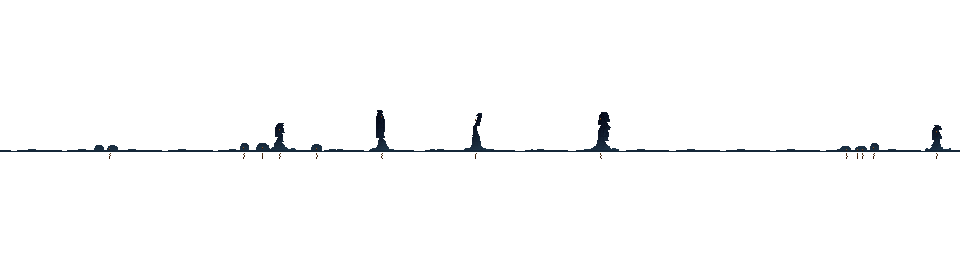
#> input picture 云/art/river_city/market/far.png, 960 x 270 px, found by its file name; its folder holds only this picture in this run
$ python dotted_line_check.py ../art/river_city/market/far.png
#> lines starting #> are read from the running program, lines starting #| are printed output that depends on the picture; after the words box and inside, x2 and y2 are one past the last pixel; in counts of white or black regions, pixels touching at a corner belong together
"""找美术图里的虚线 / 点线（10-31 作者：「不要有虚线或者这种点线」，xiao-oscar 常见坑第一条）。

虚线 = 横着或竖着、一像素粗的一排短段，段长 1–4 像素、间隔 1–4 像素，按同一个周期（≤ 8 像素，一个周期里可以有一两段）严格重复，至少 4 段。
一像素粗：这一格和上下两格（竖线就是左右两格）都不一样、而且比它们明显亮或暗。

    python tools/dotted_line_check.py                                    # 默认：河流篇各房间真正用到的图
    python tools/dotted_line_check.py art/river_city art/river_home      # 或者给目录 / 文件
    python tools/dotted_line_check.py --min 4 --json out.json 某个.png

只列位置，不改图；找到的要 4 倍放大人工看一眼（规律的砖缝、窗格这类不一定是问题）。
上下也满是记号的（抖动、网点、扫描线）记成「纹理」，默认不列，--all 才列。
"""
import argparse
import json
import re
import sys
from pathlib import Path

import numpy as np
from PIL import Image

ROOT = Path(__file__).resolve().parent.parent
ROOMS = ["art/river_city/river_bank", "art/river_home", "art/river_city/market", "art/river_city/stairwell", "art/river_city/oldstreet",
         "art/river_city/warehouse", "art/river_city/southbridge"]


def room_files():
    """每个房间文件夹里的图 + room.json 里 res:// 引用的图（河岸用 art/river/ 的天和远岸、仓库用 art/underwater/）。
    art/river_city/common/ 这类没有房间在用的不扫。"""
    out = set()
    for r in ROOMS:
        d = ROOT / r
        out |= set(d.glob("*.png"))
        rj = d / "room.json"
        if rj.exists():
            for m in re.findall(r'"res://([^"]+\.png)"', rj.read_text(encoding="utf-8")):
                out.add(ROOT / m)
    return sorted(out)
SKIP = ("moonpath",)            # 月光倒影的遮罩：RGB 存的是参数，不是画面（river_moonpath.gdshader）


def lum(a):
    return a[..., 0] * 0.299 + a[..., 1] * 0.587 + a[..., 2] * 0.114


def thin_marks(a, thr):
    """一像素粗的横向记号：和上下两格比都明显亮（或都明显暗），三格都不透明。"""
    L = lum(a.astype(np.float32))
    op = a[..., 3] > 0
    m = np.zeros(L.shape, bool)
    up, mid, dn = L[:-2], L[1:-1], L[2:]
    ok = op[:-2] & op[1:-1] & op[2:]
    bright = (mid - up > thr) & (mid - dn > thr)
    dark = (up - mid > thr) & (dn - mid > thr)
    m[1:-1] = ok & (bright | dark)
    return m


def runs(row):
    """一行里 True 的段：[(起点, 长度)]"""
    d = np.diff(np.concatenate([[0], row.astype(np.int8), [0]]))
    s = np.nonzero(d == 1)[0]
    e = np.nonzero(d == -1)[0]
    return list(zip(s.tolist(), (e - s).tolist()))


def find_rows(m, min_rep, max_seg=4, max_gap=4, max_period=8):
    """一行里按固定周期重复的一串短段（段长 ≤ max_seg、间隔 ≤ max_gap）。
    周期里可以不止一段（比如「点、空一格、点、空两格」这样 5 像素一循环），只要整串按同一个周期严格重复、至少 min_rep 个周期。"""
    hits = []
    n = m.shape[1]
    for y in range(m.shape[0]):
        row = m[y]
        if row.sum() < min_rep:
            continue
        used = np.zeros(n, bool)
        for p in range(2, max_period + 1):
            eq = row[:-p] == row[p:]
            for s0, ln in runs(eq):
                if ln < p * (min_rep - 1):                 # 至少 min_rep 个完整周期
                    continue
                e0 = s0 + ln + p                           # [s0, e0) 按周期 p 重复
                rs = runs(row[s0:e0])
                if len(rs) < min_rep:
                    continue
                gaps = [rs[i + 1][0] - (rs[i][0] + rs[i][1]) for i in range(len(rs) - 1)]
                if max(r[1] for r in rs) > max_seg or max(gaps) > max_gap:
                    continue
                x0, x1 = s0 + rs[0][0], s0 + rs[-1][0] + rs[-1][1] - 1
                if used[x0:x1 + 1].any():
                    continue
                used[x0:x1 + 1] = True
                hits.append({"line": y, "from": int(x0), "to": int(x1), "seg": int(rs[0][1]), "gap": int(gaps[0]),
                             "period": p, "n": len(rs)})
    return hits


def scan(path: Path, min_rep=4, thr=6.0):
#> called with min_rep = 4, thr = 6
    a = np.asarray(Image.open(path).convert("RGBA"))
#> a is the input picture: shape (270, 960, 4); mean R, G, B, A 0.3, 0.6, 0.8, 3.9
    out = []
    for d, arr in (("横", a), ("竖", a.transpose(1, 0, 2))):
        m = thin_marks(arr, thr)
        for h in find_rows(m, min_rep):
            h["dir"] = d
            # 上下两行（竖线就是左右两列）在这一段里也满是记号 → 抖动 / 网点这类成片的纹理，不是一条线
            y, x0, x1 = h["line"], h["from"], h["to"] + 1
            # （上下一行是同一个图案的不算：那是两像素粗的虚线）
            nb = [m[yy, x0:x1].mean() for yy in (y - 1, y + 1)
                  if 0 <= yy < m.shape[0] and (m[yy, x0:x1] != m[y, x0:x1]).mean() > 0.2]
            h["kind"] = "纹理" if max(nb, default=0) >= 0.35 else "线"
            out.append(h)
#> this loop made 2 passes
#> pass 1, in thin_marks, `L = lum(a.astype(np.float32))`:
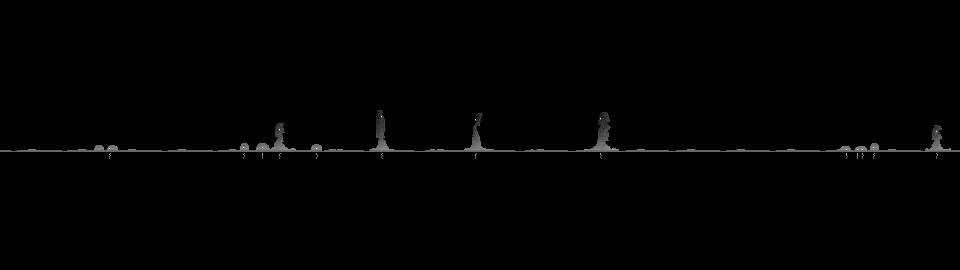
#> L: shape (270, 960) float32; min 0, max 90.33, mean 0.5; drawn with min black and max white
#> pass 1, in thin_marks, `op = a[..., 3] > 0`:
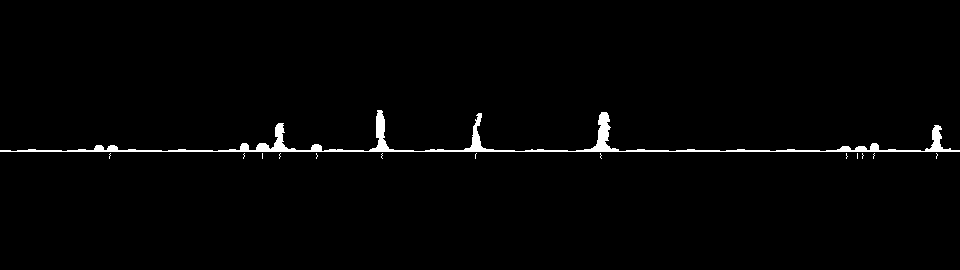
#> op: shape (270, 960) bool; 1.5% white; 14 white regions (13 under 20 px), largest, box (x1, y1, x2, y2) and area: (0, 110, 960, 152) 3899
#> after the loop, out = []
    return out


def merge(hits):
    """同一方向、相邻几行 / 几列的同一条记成一条（粗一点的虚线、上下两行的那种）。"""
    hits = sorted(hits, key=lambda h: (h["dir"], h["from"] // 8, h["line"]))
#> hits = []
    out = []
    for h in hits:
        p = out[-1] if out else None
        if p and p["dir"] == h["dir"] and abs(p["from"] - h["from"]) <= 4 and 0 <= h["line"] - p["line_to"] <= 2:
            p["line_to"] = h["line"]
            p["to"] = max(p["to"], h["to"])
            p["n"] = max(p["n"], h["n"])
            if h["kind"] == "纹理" or p["line_to"] - p["line"] >= 3:
                p["kind"] = "纹理"
            continue
        h = dict(h)
        h["line_to"] = h["line"]
        out.append(h)
#> this loop made 0 passes
#> after the loop, out = []
    return out


def main():
    ap = argparse.ArgumentParser()
    ap.add_argument("paths", nargs="*")
    ap.add_argument("--min", type=int, default=4, help="至少连着重复几次")
    ap.add_argument("--thr", type=float, default=6.0, help="比上下亮 / 暗多少（0–255 亮度）才算一像素粗的线")
    ap.add_argument("--json", default=None)
    ap.add_argument("--all", action="store_true", help="成片的抖动纹理也列出来")
    a = ap.parse_args()
    files = [] if a.paths else room_files()
    for p in a.paths:
        p = Path(p) if Path(p).is_absolute() else ROOT / p
        files += sorted(p.rglob("*.png")) if p.is_dir() else [p]
    report = {}
    for f in files:
        if any(s in f.name for s in SKIP):
            continue
        hs = merge(scan(f, a.min, a.thr))
#> hs = []
        if hs:
            rel = str(f.relative_to(ROOT)) if f.is_relative_to(ROOT) else str(f)
            report[rel] = hs
            for h in hs:
                where = (f"y={h['line']}" + (f"–{h['line_to']}" if h["line_to"] != h["line"] else "")
                         + f" x={h['from']}–{h['to']}") if h["dir"] == "横" else (
                    f"x={h['line']}" + (f"–{h['line_to']}" if h["line_to"] != h["line"] else "")
                    + f" y={h['from']}–{h['to']}")
                if h["kind"] == "线" or a.all:
                    print(f"{rel}\t{h['kind']}\t{h['dir']}\t{where}\t周期{h['period']} 段{h['seg']} 隔{h['gap']} ×{h['n']}")
    hs = [h for v in report.values() for h in v]
    print(f"DOTTED_CHECK 线 {sum(h['kind'] == '线' for h in hs)} 处 / 纹理 {sum(h['kind'] == '纹理' for h in hs)} 处"
          f"（--all 也列出来）/ {len(report)} 张图有 / 扫了 {len(files)} 张")
    if a.json:
        Path(a.json).write_text(json.dumps(report, ensure_ascii=False, indent=1), encoding="utf-8")
    return 0


if __name__ == "__main__":
    sys.exit(main())
#> (the program exits here)

$ run again, on 云/art/river_city/market/rail.png
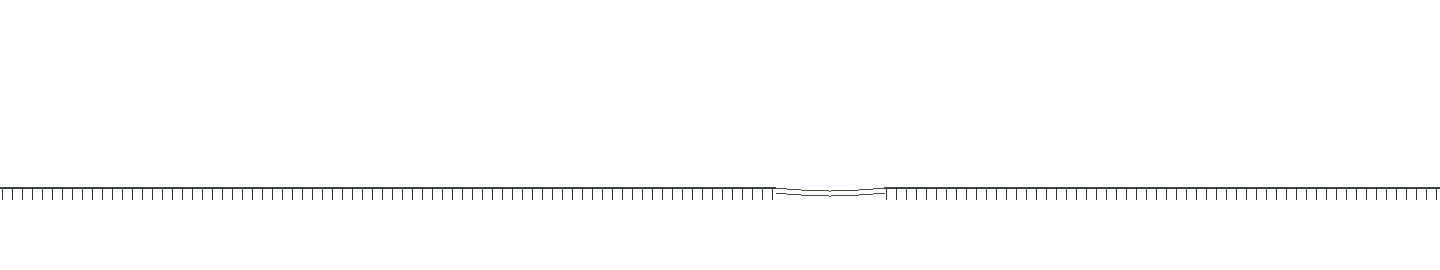
#> input picture 云/art/river_city/market/rail.png, 1440 x 270 px, found by its file name
#> in scan, a is the input picture: shape (270, 1440, 4); mean R, G, B, A 0.6, 0.7, 0.7, 2.9
#> the loop in scan, `for d, arr in (("横", a), ("竖", a.transpose(1, 0, 2))):` made 2 passes
#> pass 1, in thin_marks, `L = lum(a.astype(np.float32))`:
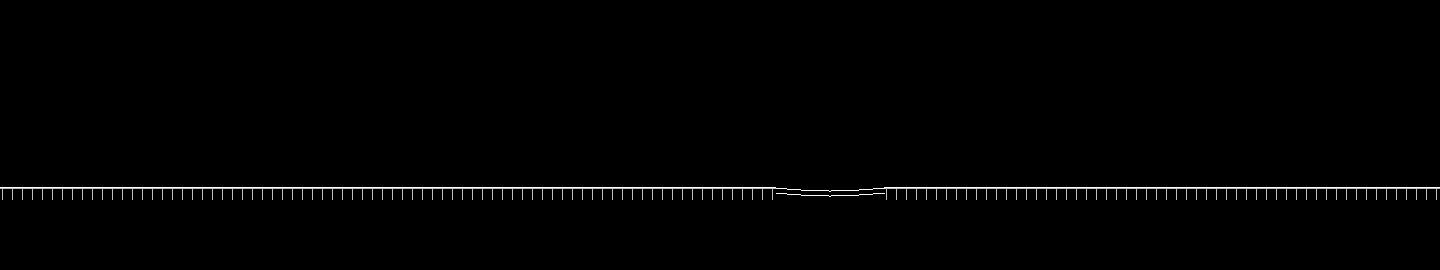
#> L: shape (270, 1440) float32; min 0, max 73.35, mean 0.7; drawn with min black and max white
#> pass 1, in thin_marks, `op = a[..., 3] > 0`:
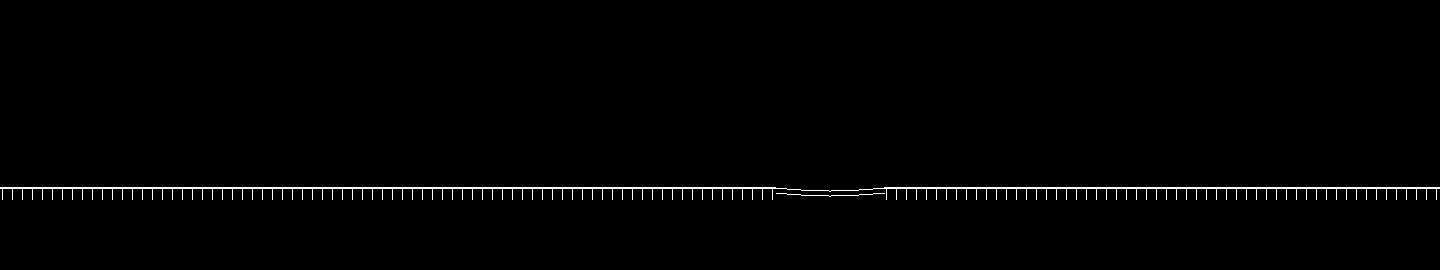
#> op: shape (270, 1440) bool; 1.1% white in thin lines or dots, all inside (x1, y1, x2, y2) = (0, 187, 1440, 200)
#> after the loop in scan, `for d, arr in (("横", a), ("竖", a.transpose(1, 0, 2))):`: out = []
